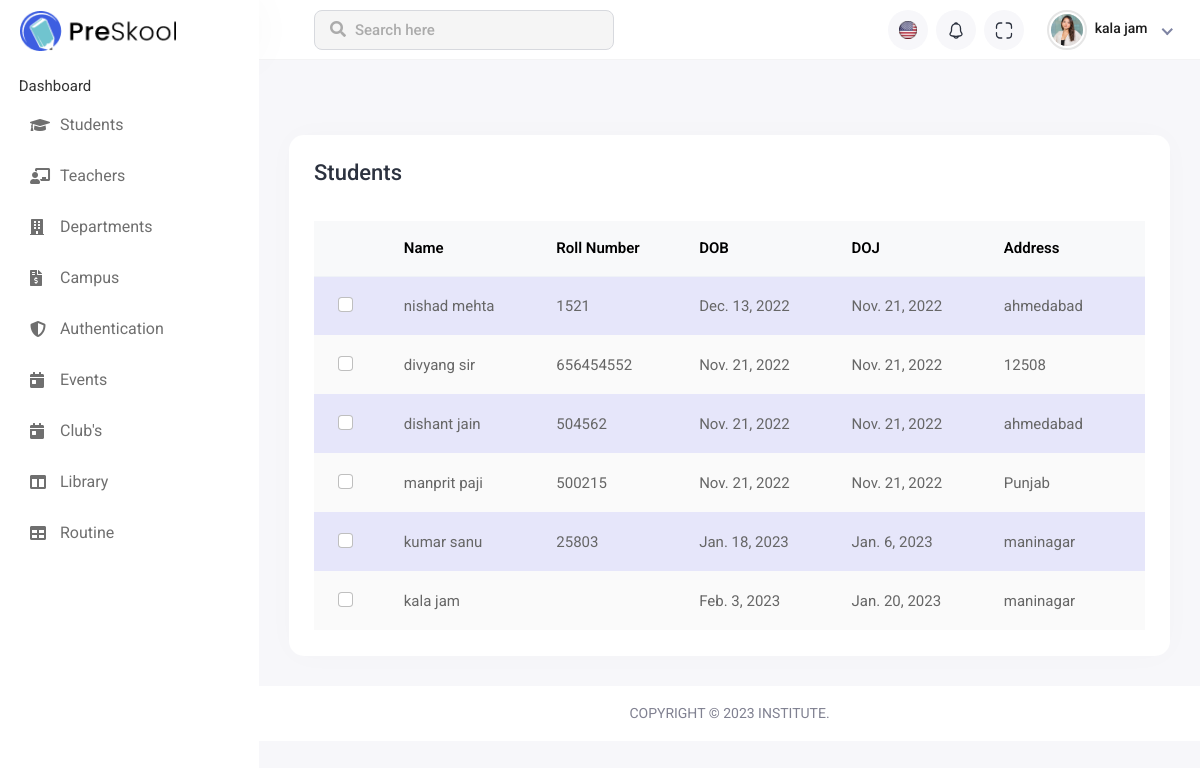
The app's page /student_page/ (signed in) with its own data.
### institute_App/models.py (models this page shows, shortened)
class Common(models.Model):
    Master=models.ForeignKey(Master, on_delete=models.CASCADE)
    Name=models.CharField(max_length=50)
    DateOfBirth=models.DateField(default='2022-11-21')
    DateOfJoining=models.DateField(default='2022-11-21')
    Address=models.CharField(max_length=100)
    class Meta:
        db_table="common"

class Student(models.Model):
    Common=models.ForeignKey(Common, on_delete=models.CASCADE)
    Roll_Number=models.CharField(max_length=20)
    class Meta:
        db_table="student"

### institute_App/views.py (the view)
# urls.py: path('student_page/',student_page,name='student_page'),
def student_page(request):
    if 'email' in request.session:
        student_page_data(request) #load student data
        return render(request,'student_page.html', data)
    return render(request,'student_page.html')

### institute_App/views.py (called while the page is built)
def student_page_data(request):
    print(request.POST)
    student = Student.objects.all()
    data['student'] = student

### institute_App/templates/student_page.html (shortened to what this page needs)
{% extends 'base.html' %}
{% load static %}
{% block main_content %}
<div class="main-wrapper">
    <div class="header">
        <div class="header-left">
            <a href="{% static 'index-2.html' %}" class="logo">
                <img src="{% static 'assets/img/logo.png' %}" alt="Logo">
            </a>
        </div>
        <div class="top-nav-search">
            <form>
                <input type="text" class="form-control" placeholder="Search here">
                <button class="btn" type="submit"><i class="fas fa-search"></i></button>
            </form>
        </div>
        <ul class="nav user-menu">
            <li class="nav-item dropdown noti-dropdown language-drop me-2">
                <a href="#" class="dropdown-toggle nav-link header-nav-list" data-bs-toggle="dropdown">
                    <img src="{% static 'assets/img/icons/header-icon-01.svg' %}" alt="">
                </a>
            </li>
            <li class="nav-item dropdown noti-dropdown me-2">
                <a href="#" class="dropdown-toggle nav-link header-nav-list" data-bs-toggle="dropdown">
                    <img src="{% static 'assets/img/icons/header-icon-05.svg' %}" alt="">
                </a>
            </li>
            <li class="nav-item zoom-screen me-2">
                <a href="#" class="nav-link header-nav-list win-maximize">
                    <img src="{% static 'assets/img/icons/header-icon-04.svg' %}" alt="">
                </a>
            </li>
            <li class="nav-item dropdown has-arrow new-user-menus">
                <a href="#" class="dropdown-toggle nav-link" data-bs-toggle="dropdown">
                    <span class="user-img">
                        <img class="rounded-circle" src="{% static 'assets/img/profiles/avatar-01.jpg' %}" width="31"
                            alt="Ryan Taylor">
                        <div class="user-text">
                            <h6>{{user_data.first_name}} {{user_data.last_name}}</h6>
                        </div>
                    </span>
                </a>
            </li>
        </ul>
    </div><br><br>
    <div class="sidebar" id="sidebar">
        <div class="sidebar-inner slimscroll">
            <div id="sidebar-menu" class="sidebar-menu">
                <ul>
                    <li class="submenu" >
                        <span> Dashboard </span>
                        </li>
                    <li class="submenu">
                        <a href="#"><i class="fas fa-graduation-cap"></i> <span> Students</span> </a>
                    </li>
                    <li class="submenu">
                        <a href="#"><i class="fas fa-chalkboard-teacher"></i> <span> Teachers</span> </a>
                    </li>
                    <li class="submenu">
                        <a href="#"><i class="fas fa-building"></i> <span> Departments</span> </a>
                    </li>
                    <li class="submenu">
                        <a href="#"><i class="fas fa-file-invoice-dollar"></i> <span> Campus</span> </a>
                    </li>
                    <li class="submenu">
                        <a href="#"><i class="fas fa-shield-alt"></i> <span>Authentication </span> </a>
                    </li>
                    <li>
                        <a href="event.html"><i class="fas fa-calendar-day"></i> <span>Events</span></a>
                    </li>
                    <li>
                        <a href="{% url 'club_page' %}"><i class="fas fa-calendar-day"></i> <span>Club's</span></a>
                    </li>
                    <li class="submenu">
                        <a href="#"><i class="fas fa-columns"></i> <span> Library </span> </a>
                    </li>
                    <li class="submenu">
                        <a href="#"><i class="fas fa-table"></i> <span> Routine </span> </a>
                    </li>
                </ul>
            </div>
        </div>
    </div>
    <div class="page-wrapper">
        <div class="content container-fluid">
            <div class="row">
                <div class="col-sm-12">
                    <div class="card card-table comman-shadow">
                        <div class="card-body">
                            <div class="page-header">
                                <div class="row align-items-center">
                                    <div class="col">
                                        <h3 class="page-title">Students</h3>
                                    </div>
                                </div>
                            </div>
                            <div class="table-responsive">
                                <table
                                    class="table border-0 star-student table-hover table-center mb-0 datatable table-striped">
                                    <thead class="student-thread">
                                        <tr>
                                            <th>
                                            </th>
                                            <th>Name</th>
                                            <th>Roll Number</th>
                                            <th>DOB</th>
                                            <th>DOJ</th>
                                            <th>Address</th>
                                        </tr>
                                    </thead>
                                    <tbody>
                                        {% for S_data in student %}
                                        <tr>
                                            <td>
                                                <div class="form-check check-tables">
                                                    <input class="form-check-input" type="checkbox" value="something">
                                                </div>
                                            </td>
                                            <td>{{S_data.Common.Name}}</td>
                                            <td>{{S_data.Roll_Number}}</td>
                                            <td>{{S_data.Common.DateOfBirth}}</td>
                                            <td>{{S_data.Common.DateOfJoining}}</td>
                                            <td>{{S_data.Common.Address}}</td>
                                        </tr>
                                        {% endfor %}
                                    </tbody>
                                </table>
                            </div>
                        </div>
                    </div>
                </div>
            </div>
        </div>
        <footer>
            <p>Copyright © 2023 Institute.</p>
        </footer>
    </div>
</div>
{% endblock %}

### institute_App/templates/student_page.html (style rules this page uses)
.page-wrapper { min-height: 406px !important; }
.star-student.table-striped tbody tr:nth-of-type(odd) { background-color: lavender; }

### records on screen
Common: first_name "kala", last_name "jam"
Student: Common.Name "nishad mehta", Roll_Number "1521", Common.DateOfBirth "Dec. 13, 2022", Common.DateOfJoining "Nov. 21, 2022", Common.Address "ahmedabad"
Student: Common.Name "divyang sir", Roll_Number "656454552", Common.DateOfBirth "Nov. 21, 2022", Common.DateOfJoining "Nov. 21, 2022", Common.Address "12508"
Student: Common.Name "dishant jain", Roll_Number "504562", Common.DateOfBirth "Nov. 21, 2022", Common.DateOfJoining "Nov. 21, 2022", Common.Address "ahmedabad"
Student: Common.Name "manprit paji", Roll_Number "500215", Common.DateOfBirth "Nov. 21, 2022", Common.DateOfJoining "Nov. 21, 2022", Common.Address "Punjab"
Student: Common.Name "kumar sanu", Roll_Number "25803", Common.DateOfBirth "Jan. 18, 2023", Common.DateOfJoining "Jan. 6, 2023", Common.Address "maninagar"
Student: Common.Name "kala jam", Common.DateOfBirth "Feb. 3, 2023", Common.DateOfJoining "Jan. 20, 2023", Common.Address "maninagar"
